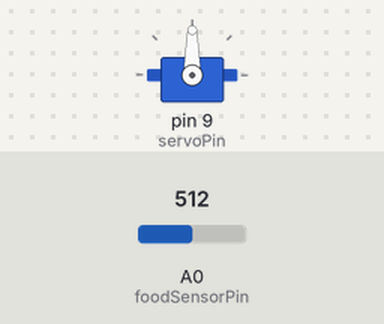
The sketch below on a simulated Arduino Uno, built with avr-gcc and run on an emulated ATmega328P. Shown: servo. Inputs (shaded band) come from the test bench; at power-on: A0 (foodSensorPin) = 512.

Above: at 1.2 s.
1.3 s: A0 (foodSensorPin) set to 492
At 1.7 s:
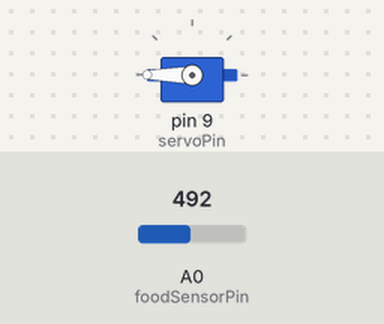
At 3.6 s:
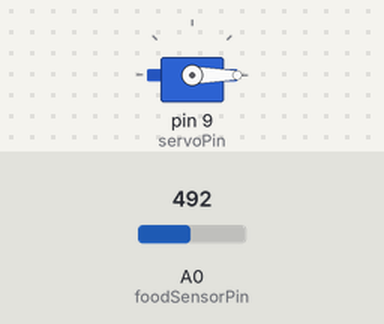
Timing chart, 0 to 9.8 s (numbered marks = the images above; inputs shaded):
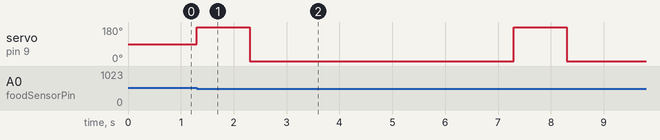

Measured:
- the behaviour switches between 500 and 499 on A0 (foodSensorPin) (found by bisection; images 0 and 1)
- after the input at 1.3 s, servo on pin 9 (servoPin): alternates 180° for 1.0 s and 0° for 5.0 s, starting at once

The sketch:

projecty.ino
```cpp
#include <Servo.h>

Servo servoMotor;

const int servoPin = 9; // Pin servo motor
const int foodSensorPin = A0; // Pin sensor tingkat makanan
const int feedingTime = 5000; // Waktu pemberian makan dalam milidetik (ms)
const int foodThreshold = 500; // Ambang batas sensor tingkat makanan

void setup() {
  servoMotor.attach(servoPin); // Menghubungkan servo motor ke pin yang ditentukan
  pinMode(foodSensorPin, INPUT); // Mengatur pin sensor tingkat makanan sebagai input
}

void loop() {
  int foodLevel = analogRead(foodSensorPin); // Membaca tingkat makanan dari sensor

  // Jika tingkat makanan di bawah ambang batas, pemberian makan akan dilakukan
  if (foodLevel < foodThreshold) {
    dispenseFood(); // Memanggil fungsi untuk memberikan makanan
    delay(feedingTime); // Memberi jeda waktu setelah pemberian makan
  }
}

void dispenseFood() {
  servoMotor.write(180); // Menggerakkan servo motor untuk memberikan makanan
  delay(1000); // Memberi waktu untuk makanan keluar dari wadah
  servoMotor.write(0); // Mengembalikan posisi servo motor
}
```
